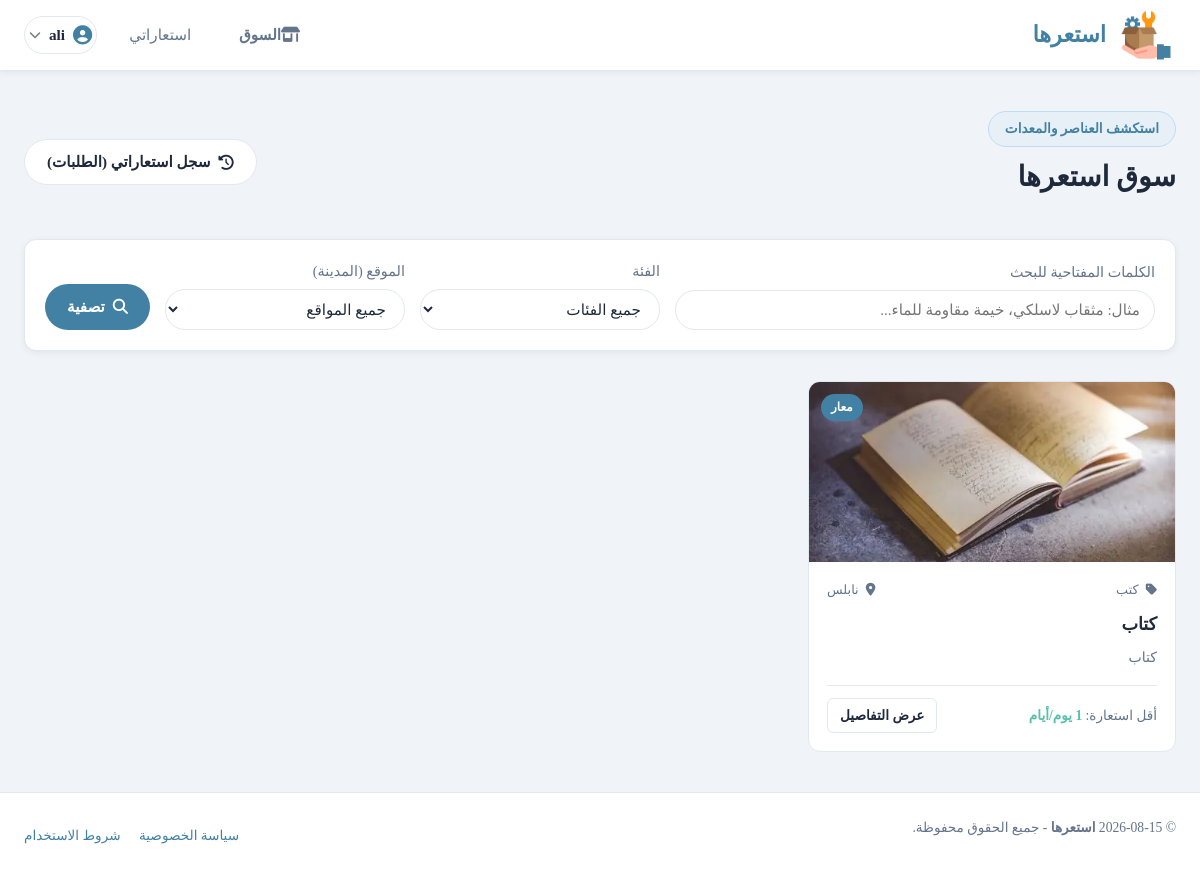
The page /EndUser/dashboard.php (signed in) on the database its author committed.
### tables this page shows
CREATE TABLE `items` (
  `Item_ID` int(11) NOT NULL,
  `User_ID` int(11) NOT NULL,
  `Category_ID` int(11) NOT NULL,
  `Title` varchar(200) NOT NULL,
  `Description` text NOT NULL,
  `ItemCondition` varchar(20) NOT NULL,
  `MinBorrowDays` int(11) NOT NULL,
  `City` varchar(20) NOT NULL,
  `Status` varchar(20) NOT NULL,
  `AddedBy` int(11) NOT NULL,
  `AddedDate` date NOT NULL
);

CREATE TABLE `categories` (
  `Category_ID` int(11) NOT NULL,
  `category_Name` varchar(100) NOT NULL
);

### EndUser/dashboard.php (the view, shortened to what this page needs)
<?php
require_once __DIR__ . '\..\includes\auth.php';
$search = trim($_GET['search'] ?? '');
$where_clause = "";
$sql = "
    SELECT i.*, c.category_Name, u.FullName as OwnerName, img.ImageUrl
    FROM items i
    JOIN categories c ON i.Category_ID = c.Category_ID
    JOIN users u ON i.User_ID = u.User_ID
    LEFT JOIN item_images img ON i.Item_ID = img.Item_ID
    $where_clause
    GROUP BY i.Item_ID
    ORDER BY i.Status ASC, i.AddedDate DESC, i.Item_ID DESC
";
$items_stmt = $config->prepare($sql);
$items_stmt->execute();
$items = $items_stmt->get_result()->fetch_all(MYSQLI_ASSOC);
require_once __DIR__ . '\..\includes\header.php';
?>
<main>
    <div class="container" style="text-align: right;">
        <div class="card-header" style="border: none; padding-bottom: 0; display: flex; justify-content: space-between; align-items: center;">
            <div>
                <span class="hero-badge" style="margin-bottom: 8px;">   استكشف العناصر والمعدات </span>
                <h2>سوق استعرها</h2>
            </div>
            <a href="my_borrows.php" class="btn btn-secondary" ><i class="fa-solid fa-clock-rotate-left"></i> سجل استعاراتي (الطلبات)</a>
        </div>
        <div class="card" style="margin-top: 25px; padding: 20px;">
            <form action="dashboard.php" method="GET" style="display: flex; flex-direction: column; gap: 15px;">
                <div style="display: grid; grid-template-columns: 2fr 1fr 1fr auto; gap: 15px; align-items: end;">
                    <div class="form-group" style="margin: 0;">
                        <label for="search" class="form-label">الكلمات المفتاحية للبحث</label>
                        <input type="text" name="search" id="search" class="form-control" placeholder="مثال: مثقاب لاسلكي، خيمة مقاومة للماء..." value="<?php echo htmlspecialchars($search); ?>">
                    </div>
                    <div class="form-group" style="margin: 0;">
                        <label for="category" class="form-label">الفئة</label>
                        <select name="category" id="category" class="form-control">
                            <option value="">جميع الفئات</option>
                        </select>
                    </div>
                    <div class="form-group" style="margin: 0;">
                        <label for="city" class="form-label">الموقع (المدينة)</label>
                        <select name="city" id="city" class="form-control">
                            <option value="">جميع المواقع</option>
                        </select>
                    </div>
                    <div style="display: flex; gap: 8px;">
                        <button type="submit" class="btn btn-primary" style="height: 46px;"><i class="fa-solid fa-magnifying-glass"></i> تصفية</button>
                    </div>
                </div>
            </form>
        </div>
        <div style="margin-top: 30px;">
            <?php if (empty($items)): ?>
                <div class="card" style="text-align: center; padding: 60px 0;">
                    <i class="fa-solid fa-box-open text-muted" style="font-size: 4rem; margin-bottom: 20px; display: block;"></i>
                    <h2>لم يتم العثور على نتائج مطابقة</h2>
                    <p class="text-muted" style="max-width: 500px; margin: 0 auto 20px;">حاول تعديل كلمات البحث، أو اختيار فئة مختلفة، أو إعادة تعيين معايير التصفية الخاصة بك.</p>
                    <a href="dashboard.php" class="btn btn-primary">تصفح كافة العناصر</a>
                </div>
            <?php else: ?>
                <div class="item-grid">
                    <?php foreach ($items as $item): ?>
                        <div class="item-card">
                            <div class="item-img-container">
                                <img src="<?php echo htmlspecialchars($item['ImageUrl'] ?: 'https://images.unsplash.com/photo-1581092160607-ee22621dd758?w=800'); ?>" alt="<?php echo htmlspecialchars($item['Title']); ?>" class="item-img">
                                <?php
                                    $status_class = strtolower($item['Status']);
                                    $status_ar = [
                                        'available' => 'متاح',
                                        'unavailable' => 'غير متاح',
                                        'borrowed' => 'معار',
                                        'pending' => 'معلق'
                                    ][$status_class] ?? $item['Status'];
                                ?>
                                <span class="item-badge badge-<?php echo $status_class; ?>">
                                    <?php echo htmlspecialchars($status_ar); ?>
                                </span>
                            </div>
                            <div class="item-content">
                                <div class="item-meta">
                                    <span><i class="fa-solid fa-tag" style="margin-left: 4px;"></i> <?php echo htmlspecialchars($item['category_Name']); ?></span>
                                    <span><i class="fa-solid fa-location-dot" style="margin-left: 4px;"></i> <?php echo htmlspecialchars($item['City'] ?: 'الاستلام من الموقع'); ?></span>
                                </div>
                                <h3 class="item-title"><?php echo htmlspecialchars($item['Title']); ?></h3>
                                <p class="item-desc"><?php echo htmlspecialchars($item['Description']); ?></p>
                                <div class="item-footer">
                                    <div class="item-days">
                                        أقل استعارة: <strong><?php echo $item['MinBorrowDays']; ?> يوم/أيام</strong>
                                    </div>
                                    <a href="item_detail.php?id=<?php echo $item['Item_ID']; ?>" class="btn btn-secondary btn-sm" style="font-weight: 700;">عرض التفاصيل</a>
                                </div>
                            </div>
                        </div>
                    <?php endforeach; ?>
                </div>
            <?php endif; ?>
        </div>
    </div>
</main>
<?php require_once __DIR__ . '\..\includes\footer.php'; ?>

### assets/css/style.css (style rules this page uses)
* { margin: 0; padding: 0; box-sizing: border-box; }
body { font-family: 'Times New Roman', Times, serif; background-color: #f0f4f8; color: #1e293b; line-height: 1.6; min-height: 100vh; display: flex; flex-direction: column; overflow-x: hidden; }
.container { width: 100%; max-width: 1200px; margin: 0 auto; padding: 0 24px; }
main { flex: 1; padding: 40px 0; }
h1, h2, h3, h4, h5, h6 { font-weight: 700; color: #1e293b; margin-bottom: 0.5em; }
h2 { font-size: 1.75rem; }
h3 { font-size: 1.3rem; }
p { color: #64748b; margin-bottom: 1rem; }
a { color: #4281a4; text-decoration: none; transition: all 0.25s ease; }
.hero-badge { background-color: #e8f0f7; border: 1px solid #bfdbf7; color: #4281a4; padding: 6px 16px; border-radius: 40px; font-size: 0.85rem; font-weight: 600; display: inline-block; margin-bottom: 20px; }
.card { background-color: #ffffff; border: 1px solid #e2e8f0; border-radius: 12px; padding: 24px; box-shadow: 0 2px 6px rgba(0, 0, 0, 0.06); }
.card-header { margin-bottom: 20px; border-bottom: 1px solid #e2e8f0; padding-bottom: 14px; display: flex; justify-content: space-between; align-items: center; }
.btn { display: inline-flex; align-items: center; justify-content: center; gap: 8px; font-family: inherit; font-size: 0.95rem; font-weight: 600; padding: 10px 22px; border-radius: 25px; border: none; cursor: pointer; transition: all 0.25s ease; text-decoration: none; }
.btn-primary { background-color: #4281a4; color: #ffffff; }
.btn-secondary { background-color: #ffffff; color: #1e293b; border: 1px solid #e2e8f0; }
.btn-sm { padding: 6px 12px; font-size: 0.85rem; border-radius: 6px; }
.form-group { margin-bottom: 20px; }
.form-label { display: block; margin-bottom: 6px; font-size: 0.9rem; font-weight: 500; color: #64748b; }
.form-control { width: 100%; background-color: #ffffff; border: 1px solid #e2e8f0; border-radius: 20px; padding: 10px 14px; color: #1e293b; font-family: inherit; font-size: 0.95rem; transition: all 0.25s ease; }
select.form-control option { background-color: #ffffff; color: #1e293b; }
.item-grid { display: flex; flex-wrap: wrap; gap: 24px; }
.item-card { background-color: #ffffff; border: 1px solid #e2e8f0; border-radius: 12px; overflow: hidden; display: flex; flex-direction: column; width: calc(33.333% - 16px); }
.item-img-container { height: 180px; position: relative; background-color: #e2e8f0; overflow: hidden; }
.item-img { width: 100%; height: 100%; object-fit: cover; transition: all 0.25s ease; }
.item-badge { position: absolute; top: 12px; right: 12px; font-size: 0.75rem; font-weight: 700; padding: 4px 10px; border-radius: 20px; text-transform: uppercase; }
.badge-borrowed { background-color: #4281a4; color: #ffffff; }
.item-content { padding: 18px; flex: 1; display: flex; flex-direction: column; }
.item-meta { display: flex; justify-content: space-between; font-size: 0.8rem; color: #64748b; margin-bottom: 10px; }
.item-title { font-size: 1.1rem; margin-bottom: 8px; color: #1e293b; }
.item-desc { font-size: 0.88rem; color: #64748b; margin-bottom: 16px; display: -webkit-box; -webkit-line-clamp: 2; -webkit-box-orient: vertical; overflow: hidden; flex: 1; }
.item-footer { display: flex; justify-content: space-between; align-items: center; border-top: 1px solid #e2e8f0; padding-top: 12px; }
.item-days { font-size: 0.85rem; color: #64748b; }
.item-days strong { color: #56c2a6; }
[dir="rtl"] body { font-family: 'Times New Roman', Times, serif; }
[dir="rtl"] .item-badge { left: 12px; right: auto !important; }

### rows shown on the page
items: Status "معار", Category_ID.category_Name "كتب", City "نابلس", Title "كتاب", Description "كتاب", MinBorrowDays "1"

### other values the page prints
$_SESSION['FullName'] "ali"
